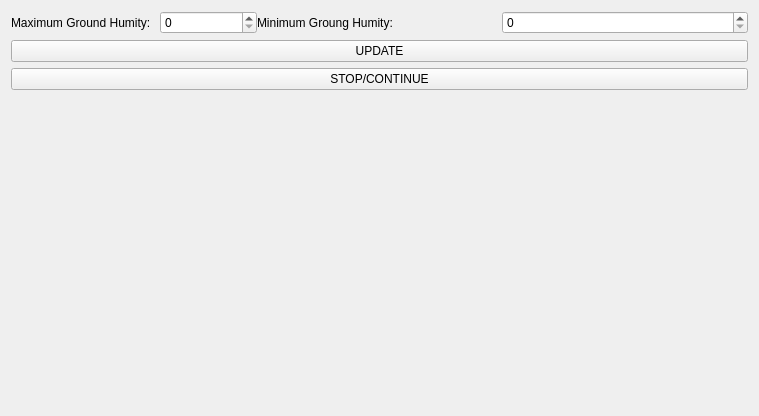
<?xml version="1.0" encoding="UTF-8"?>
<ui version="4.0">
 <class>Widget</class>
 <widget class="QWidget" name="Widget">
  <property name="geometry">
   <rect>
    <x>0</x>
    <y>0</y>
    <width>759</width>
    <height>416</height>
   </rect>
  </property>
  <property name="windowTitle">
   <string>Widget</string>
  </property>
  <layout class="QVBoxLayout" name="verticalLayout">
   <item>
    <layout class="QVBoxLayout" name="verticalLayout_2">
     <item>
      <layout class="QHBoxLayout" name="Minimum_horizontalLayout">
       <property name="spacing">
        <number>0</number>
       </property>
       <item>
        <layout class="QHBoxLayout" name="Maximum_Humity_horizontalLayout">
         <item>
          <widget class="QLabel" name="Maximum_Humitylabel">
           <property name="text">
            <string>Maximum Ground Humity: </string>
           </property>
          </widget>
         </item>
         <item>
          <widget class="QSpinBox" name="Maximum_Humity_spinBox"/>
         </item>
        </layout>
       </item>
       <item>
        <widget class="QLabel" name="Minimum_label">
         <property name="text">
          <string>Minimum Groung Humity:</string>
         </property>
        </widget>
       </item>
       <item>
        <widget class="QSpinBox" name="Minimum_humity_spinBox">
         <property name="maximum">
          <number>100</number>
         </property>
        </widget>
       </item>
      </layout>
     </item>
    </layout>
   </item>
   <item>
    <widget class="QPushButton" name="Update_PushButton">
     <property name="text">
      <string>UPDATE</string>
     </property>
    </widget>
   </item>
   <item>
    <widget class="QPushButton" name="State_PushButton">
     <property name="text">
      <string>STOP/CONTINUE</string>
     </property>
    </widget>
   </item>
   <item>
    <widget class="QLabel" name="estado_label">
     <property name="text">
      <string/>
     </property>
    </widget>
   </item>
   <item>
    <widget class="QLabel" name="humity_label">
     <property name="text">
      <string/>
     </property>
    </widget>
   </item>
  </layout>
 </widget>
 <layoutdefault spacing="6" margin="11"/>
 <resources/>
 <connections/>
</ui>
